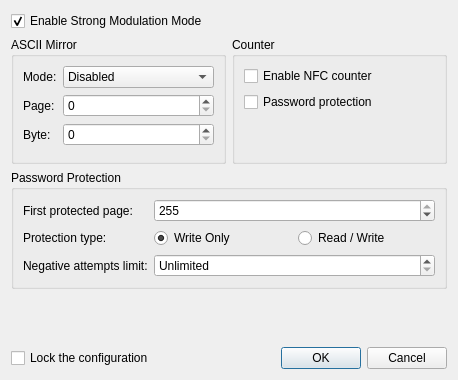
<?xml version="1.0" encoding="UTF-8"?>
<ui version="4.0">
 <class>MifareNTAGConfigEditor</class>
 <widget class="QDialog" name="MifareNTAGConfigEditor">
  <property name="geometry">
   <rect>
    <x>0</x>
    <y>0</y>
    <width>458</width>
    <height>380</height>
   </rect>
  </property>
  <property name="windowTitle">
   <string>NTAG Configurator</string>
  </property>
  <layout class="QVBoxLayout" name="verticalLayout_2">
   <item>
    <widget class="QCheckBox" name="strgmodenCheck">
     <property name="text">
      <string>Enable Strong Modulation Mode</string>
     </property>
     <property name="checked">
      <bool>true</bool>
     </property>
    </widget>
   </item>
   <item>
    <layout class="QHBoxLayout" name="horizontalLayout_3">
     <item>
      <widget class="QGroupBox" name="groupBox">
       <property name="title">
        <string>ASCII Mirror</string>
       </property>
       <layout class="QFormLayout" name="formLayout_2">
        <property name="fieldGrowthPolicy">
         <enum>QFormLayout::AllNonFixedFieldsGrow</enum>
        </property>
        <item row="0" column="0">
         <widget class="QLabel" name="label">
          <property name="text">
           <string>Mode:</string>
          </property>
         </widget>
        </item>
        <item row="0" column="1">
         <widget class="QComboBox" name="asciiModeCombo">
          <item>
           <property name="text">
            <string>Disabled</string>
           </property>
          </item>
          <item>
           <property name="text">
            <string>UID</string>
           </property>
          </item>
          <item>
           <property name="text">
            <string>NFC counter</string>
           </property>
          </item>
          <item>
           <property name="text">
            <string>UID and NFC counter</string>
           </property>
          </item>
         </widget>
        </item>
        <item row="1" column="0">
         <widget class="QLabel" name="label_2">
          <property name="text">
           <string>Page:</string>
          </property>
         </widget>
        </item>
        <item row="1" column="1">
         <widget class="QSpinBox" name="asciiPageSpin">
          <property name="toolTip">
           <string>&lt;html&gt;&lt;head/&gt;&lt;body&gt;&lt;p&gt;&lt;br/&gt;&lt;/p&gt;&lt;p&gt;Defines the page for the beginning of the ASCII mirroring. A value greater than 3 enables the mirror feature&lt;/p&gt;&lt;/body&gt;&lt;/html&gt;</string>
          </property>
          <property name="maximum">
           <number>255</number>
          </property>
         </widget>
        </item>
        <item row="2" column="0">
         <widget class="QLabel" name="label_3">
          <property name="text">
           <string>Byte:</string>
          </property>
         </widget>
        </item>
        <item row="2" column="1">
         <widget class="QSpinBox" name="asciiByteSpin">
          <property name="toolTip">
           <string>&lt;html&gt;&lt;head/&gt;&lt;body&gt;&lt;p&gt;Defines the byte position within the page of the beginning of ASCII mirror&lt;/p&gt;&lt;/body&gt;&lt;/html&gt;</string>
          </property>
          <property name="maximum">
           <number>3</number>
          </property>
         </widget>
        </item>
       </layout>
      </widget>
     </item>
     <item>
      <widget class="QGroupBox" name="groupBox_3">
       <property name="title">
        <string>Counter</string>
       </property>
       <layout class="QVBoxLayout" name="verticalLayout">
        <item>
         <widget class="QCheckBox" name="nfcCntEnableCheck">
          <property name="text">
           <string>Enable NFC counter</string>
          </property>
         </widget>
        </item>
        <item>
         <widget class="QCheckBox" name="nfcCntPasswordCheck">
          <property name="text">
           <string>Password protection</string>
          </property>
         </widget>
        </item>
        <item>
         <spacer name="verticalSpacer_2">
          <property name="orientation">
           <enum>Qt::Vertical</enum>
          </property>
          <property name="sizeHint" stdset="0">
           <size>
            <width>20</width>
            <height>40</height>
           </size>
          </property>
         </spacer>
        </item>
       </layout>
      </widget>
     </item>
    </layout>
   </item>
   <item>
    <widget class="QGroupBox" name="groupBox_2">
     <property name="title">
      <string>Password Protection</string>
     </property>
     <layout class="QFormLayout" name="formLayout">
      <property name="fieldGrowthPolicy">
       <enum>QFormLayout::AllNonFixedFieldsGrow</enum>
      </property>
      <item row="0" column="0">
       <widget class="QLabel" name="label_4">
        <property name="text">
         <string>First protected page:</string>
        </property>
       </widget>
      </item>
      <item row="0" column="1">
       <widget class="QSpinBox" name="auth0Spin">
        <property name="toolTip">
         <string>&lt;html&gt;&lt;head/&gt;&lt;body&gt;&lt;p&gt;Defines the page address from which the password verification is required. If set to a page address which is higher thant the last user configuration page, the password protection is effectively disabled. The default value is 255 (0xFF).&lt;/p&gt;&lt;/body&gt;&lt;/html&gt;</string>
        </property>
        <property name="maximum">
         <number>255</number>
        </property>
        <property name="value">
         <number>255</number>
        </property>
       </widget>
      </item>
      <item row="1" column="0">
       <widget class="QLabel" name="label_5">
        <property name="text">
         <string>Protection type:</string>
        </property>
       </widget>
      </item>
      <item row="1" column="1">
       <layout class="QHBoxLayout" name="horizontalLayout">
        <item>
         <widget class="QRadioButton" name="protWOCheck">
          <property name="text">
           <string>Write Only</string>
          </property>
          <property name="checked">
           <bool>true</bool>
          </property>
         </widget>
        </item>
        <item>
         <widget class="QRadioButton" name="protRWCheck">
          <property name="text">
           <string>Read / Write</string>
          </property>
         </widget>
        </item>
       </layout>
      </item>
      <item row="2" column="0">
       <widget class="QLabel" name="label_6">
        <property name="text">
         <string>Negative attempts limit:</string>
        </property>
       </widget>
      </item>
      <item row="2" column="1">
       <widget class="QSpinBox" name="authlimSpin">
        <property name="toolTip">
         <string>&lt;html&gt;&lt;head/&gt;&lt;body&gt;&lt;p&gt;Limitation of negative password verification attempts. The value of 0 disables the limit. Default: 0.&lt;/p&gt;&lt;/body&gt;&lt;/html&gt;</string>
        </property>
        <property name="specialValueText">
         <string>Unlimited</string>
        </property>
        <property name="maximum">
         <number>7</number>
        </property>
       </widget>
      </item>
     </layout>
    </widget>
   </item>
   <item>
    <spacer name="verticalSpacer">
     <property name="orientation">
      <enum>Qt::Vertical</enum>
     </property>
     <property name="sizeHint" stdset="0">
      <size>
       <width>20</width>
       <height>40</height>
      </size>
     </property>
    </spacer>
   </item>
   <item>
    <layout class="QHBoxLayout" name="horizontalLayout_2">
     <item>
      <widget class="QCheckBox" name="cfglckCheck">
       <property name="toolTip">
        <string>&lt;html&gt;&lt;head/&gt;&lt;body&gt;&lt;p&gt;ATTENTION: Locking is &lt;span style=&quot; font-weight:600;&quot;&gt;permanent&lt;/span&gt;. Once locked, the configuration cannot be altered or unlocked&lt;/p&gt;&lt;/body&gt;&lt;/html&gt;</string>
       </property>
       <property name="text">
        <string>Lock the configuration</string>
       </property>
      </widget>
     </item>
     <item>
      <widget class="QDialogButtonBox" name="buttonBox">
       <property name="orientation">
        <enum>Qt::Horizontal</enum>
       </property>
       <property name="standardButtons">
        <set>QDialogButtonBox::Cancel|QDialogButtonBox::Ok</set>
       </property>
      </widget>
     </item>
    </layout>
   </item>
  </layout>
 </widget>
 <resources/>
 <connections>
  <connection>
   <sender>buttonBox</sender>
   <signal>accepted()</signal>
   <receiver>MifareNTAGConfigEditor</receiver>
   <slot>accept()</slot>
   <hints>
    <hint type="sourcelabel">
     <x>248</x>
     <y>254</y>
    </hint>
    <hint type="destinationlabel">
     <x>157</x>
     <y>274</y>
    </hint>
   </hints>
  </connection>
  <connection>
   <sender>buttonBox</sender>
   <signal>rejected()</signal>
   <receiver>MifareNTAGConfigEditor</receiver>
   <slot>reject()</slot>
   <hints>
    <hint type="sourcelabel">
     <x>316</x>
     <y>260</y>
    </hint>
    <hint type="destinationlabel">
     <x>286</x>
     <y>274</y>
    </hint>
   </hints>
  </connection>
 </connections>
</ui>
